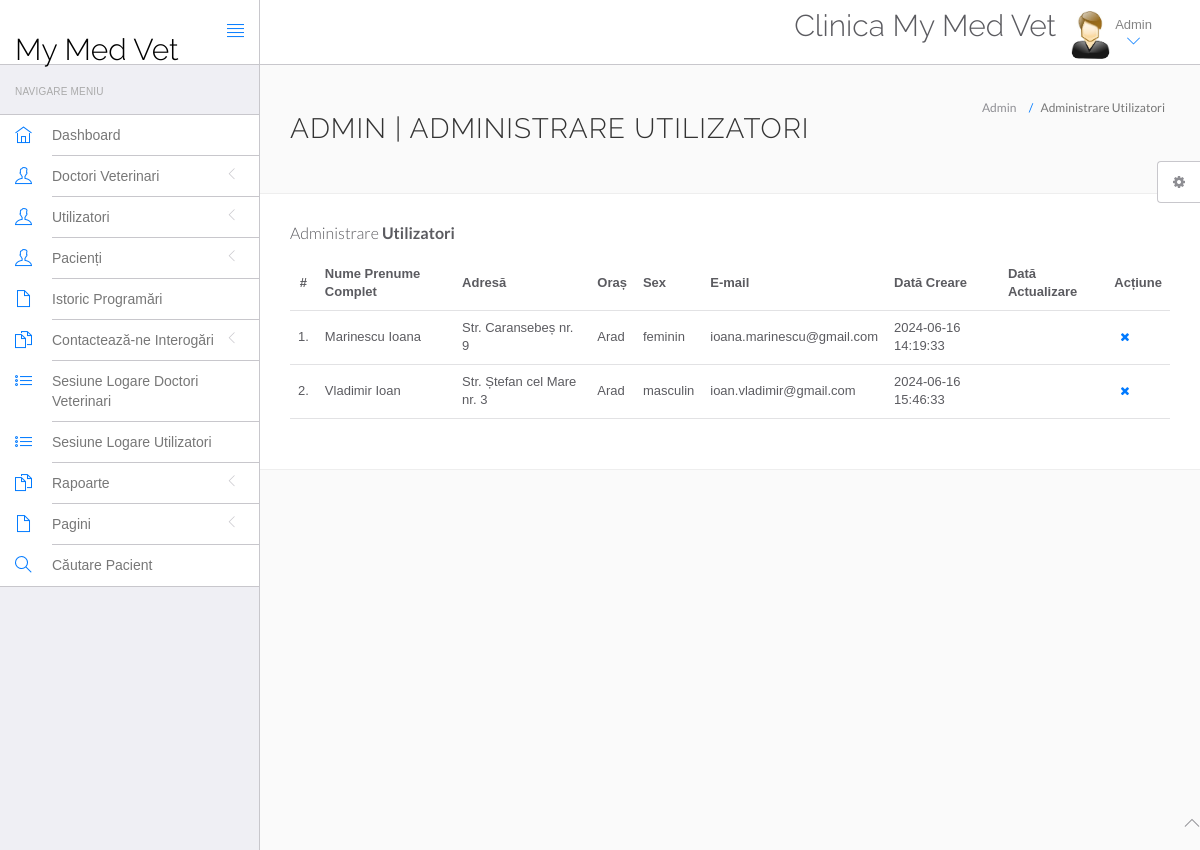
Page /mymedvet/admin/manage-users.php (signed in) on the committed database.
### tables this page shows
CREATE TABLE `users` (
  `id` int(11) NOT NULL,
  `fullName` varchar(255) DEFAULT NULL,
  `address` varchar(255) DEFAULT NULL,
  `city` varchar(255) DEFAULT NULL,
  `gender` varchar(255) DEFAULT NULL,
  `email` varchar(255) DEFAULT NULL,
  `password` varchar(255) DEFAULT NULL,
  `regDate` timestamp NULL DEFAULT current_timestamp(),
  `updateDate` timestamp NULL DEFAULT NULL ON UPDATE current_timestamp()
);

### mymedvet/admin/manage-users.php (the view, shortened to what this page needs)
<?php
include('include/config.php');
if(strlen($_SESSION['id']==0)) {
 header('location:logout.php');
 } else{
?>
<!DOCTYPE html>
<html lang="en">
	<head>
		<link rel="stylesheet" href="vendor/bootstrap/css/bootstrap.min.css">
		<link rel="stylesheet" href="vendor/fontawesome/css/font-awesome.min.css">
		<link rel="stylesheet" href="vendor/themify-icons/themify-icons.min.css">
		<link href="vendor/animate.css/animate.min.css" rel="stylesheet" media="screen">
		<link href="vendor/perfect-scrollbar/perfect-scrollbar.min.css" rel="stylesheet" media="screen">
		<link href="vendor/switchery/switchery.min.css" rel="stylesheet" media="screen">
		<link href="vendor/bootstrap-touchspin/jquery.bootstrap-touchspin.min.css" rel="stylesheet" media="screen">
		<link href="vendor/select2/select2.min.css" rel="stylesheet" media="screen">
		<link href="vendor/bootstrap-datepicker/bootstrap-datepicker3.standalone.min.css" rel="stylesheet" media="screen">
		<link href="vendor/bootstrap-timepicker/bootstrap-timepicker.min.css" rel="stylesheet" media="screen">
		<link rel="stylesheet" href="customstyle/css/styles.css">
		<link rel="stylesheet" href="customstyle/css/plugins.css">
		<link rel="stylesheet" href="customstyle/css/themes/theme-1.css" id="skin_color" />
	</head>
	<body>
		<div id="app">
<?php include('include/sidebar.php');?>
			<div class="app-content">
						<?php include('include/header.php');?>
				<div class="main-content" >
					<div class="wrap-content container" id="container">
						<section id="page-title">
							<div class="row">
								<div class="col-sm-8">
									<h1 class="mainTitle">Admin | Administrare Utilizatori</h1>
																	</div>
								<ol class="breadcrumb">
									<li>
										<span>Admin</span>
									</li>
									<li class="active">
										<span>Administrare Utilizatori</span>
									</li>
								</ol>
							</div>
						</section>
						<div class="container-fluid container-fullw bg-white">
									<div class="row">
								<div class="col-md-12">
									<h5 class="over-title margin-bottom-15">Administrare <span class="text-bold">Utilizatori</span></h5>
									<table class="table table-hover" id="sample-table-1">
										<thead>
											<tr>
												<th class="center">#</th>
												<th>Nume Prenume Complet</th>
												<th class="hidden-xs">Adresă</th>
												<th>Oraș</th>
												<th>Sex </th>
												<th>E-mail </th>
												<th>Dată Creare </th>
												<th>Dată Actualizare </th>
												<th>Acțiune</th>
											</tr>
										</thead>
										<tbody>
<?php
$sql=mysqli_query($con,"select * from users");
$cnt=1;
while($row=mysqli_fetch_array($sql))
{
?>
											<tr>
												<td class="center"><?php echo $cnt;?>.</td>
												<td class="hidden-xs"><?php echo $row['fullName'];?></td>
												<td><?php echo $row['address'];?></td>
												<td><?php echo $row['city'];?>
												</td>
												<td><?php echo $row['gender'];?></td>
												<td><?php echo $row['email'];?></td>
												<td><?php echo $row['regDate'];?></td>
												<td><?php echo $row['updateDate'];?>
												</td>
												<td >
												<div class="visible-md visible-lg hidden-sm hidden-xs">
	<a href="manage-users.php?id=<?php echo $row['id']?>&del=delete" onClick="return confirm('Sunteți sigur că doriți să ștergeți?')"class="btn btn-transparent btn-xs tooltips" tooltip-placement="top" tooltip="Remove"><i class="fa fa-times fa fa-white"></i></a>
												</div>
												</td>
											</tr>
											<?php
$cnt=$cnt+1;
											 }?>
										</tbody>
									</table>
								</div>
							</div>
								</div>
							</div>
						</div>
					</div>
				</div>
	<?php include('include/footer.php');?>
	<?php include('include/setting.php');?>
	</body>
</html>
<?php } ?>

### mymedvet/admin/customstyle/css/themes/theme-1.css (style rules this page uses)
body { background: #FAFAFA; }

### rows in the picture
users: fullName "Marinescu Ioana", address "Str. Caransebeș nr. 9", city "Arad", gender "feminin", email "ioana.marinescu@gmail.com", regDate "2024-06-16 14:19:33"
users: fullName "Vladimir Ioan", address "Str. Ștefan cel Mare nr. 3", city "Arad", gender "masculin", email "ioan.vladimir@gmail.com", regDate "2024-06-16 15:46:33"
